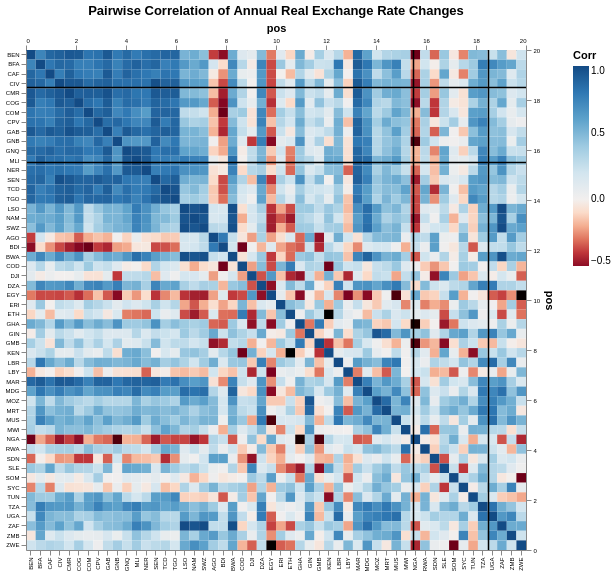

Source (notebook cell):
### Markdown cell above
## Correlation and diversification

The benefit of a pan-African pooling facility depends on how correlated real exchange rate movements are across countries. High within-group correlation (especially for EUR-linked countries sharing a common anchor) limits diversification, while low cross-group correlation enhances it.

### Code cell
# Correlation heatmap of annual H changes, ordered by regime
wide = hybrid.pivot(index='year', columns='country', values='fx_index')
returns = wide.pct_change().dropna()
corr = returns.corr()

# Order countries by regime
eur_countries = sorted([c for c in corr.columns if fx_regime.get(c) == 'EUR-linked'])
zar_countries = sorted([c for c in corr.columns if fx_regime.get(c) == 'ZAR-linked'])
flex_countries = sorted([c for c in corr.columns if c not in eur_countries + zar_countries])
ordered = eur_countries + zar_countries + flex_countries

# Melt to long format
corr_ordered = corr.loc[ordered, ordered]
corr_long = corr_ordered.reset_index().melt(id_vars='country', var_name='country2', value_name='correlation')
corr_long = corr_long.rename(columns={'country': 'country1'})

heatmap = alt.Chart(corr_long).mark_rect().encode(
    x=alt.X('country2:N', sort=ordered, title=None),
    y=alt.Y('country1:N', sort=ordered, title=None),
    color=alt.Color('correlation:Q',
                    scale=alt.Scale(scheme='redblue', domain=[-0.5, 1], domainMid=0),
                    title='Corr'),
    tooltip=['country1', 'country2', alt.Tooltip('correlation:Q', format='.2f')]
).properties(width=500, height=500, title='Pairwise Correlation of Annual Real Exchange Rate Changes')

# Regime boundary lines
n_eur = len(eur_countries)
n_zar = len(zar_countries)

boundary_data = pd.DataFrame({'pos': [n_eur - 0.5, n_eur + n_zar - 0.5]})
vrules = alt.Chart(boundary_data).mark_rule(color='black', strokeWidth=1.5).encode(x='pos:Q')
hrules = alt.Chart(boundary_data).mark_rule(color='black', strokeWidth=1.5).encode(y='pos:Q')

(heatmap + vrules + hrules).configure_axis(labelFontSize=6)

### Figure 1 — Vega-Lite specification as saved in the notebook (floating-point values rounded to 4 significant figures; data arrays with more than 128 entries replaced by an {"elided": "..."} marker saying what was removed)
{"config": {"view": {"continuousWidth": 300, "continuousHeight": 300}, "axis": {"labelFontSize": 6}}, "layer": [{"data": {"name": "data-a76c3937372bf16f884e0f2c8e82ab0b"}, "mark": {"type": "rect"}, "encoding": {"color": {"field": "correlation", "scale": {"domain": [-0.5, 1], "domainMid": 0, "scheme": "redblue"}, "title": "Corr", "type": "quantitative"}, "tooltip": [{"field": "country1", "type": "nominal"}, {"field": "country2", "type": "nominal"}, {"field": "correlation", "format": ".2f", "type": "quantitative"}], "x": {"field": "country2", "sort": ["BEN", "BFA", "CAF", "CIV", "CMR", "COG", "COM", "CPV", "GAB", "GNB", "GNQ", "MLI", "NER", "SEN", "TCD", "TGO", "LSO", "NAM", "SWZ", "AGO", "BDI", "BWA", "COD", "DJI", "DZA", "EGY", "ERI", "ETH", "GHA", "GIN", "GMB", "KEN", "LBR", "LBY", "MAR", "MDG", "MOZ", "MRT", "MUS", "MWI", "NGA", "RWA", "SDN", "SLE", "SOM", "SYC", "TUN", "TZA", "UGA", "ZAF", "ZMB", "ZWE"], "title": null, "type": "nominal"}, "y": {"field": "country1", "sort": ["BEN", "BFA", "CAF", "CIV", "CMR", "COG", "COM", "CPV", "GAB", "GNB", "GNQ", "MLI", "NER", "SEN", "TCD", "TGO", "LSO", "NAM", "SWZ", "AGO", "BDI", "BWA", "COD", "DJI", "DZA", "EGY", "ERI", "ETH", "GHA", "GIN", "GMB", "KEN", "LBR", "LBY", "MAR", "MDG", "MOZ", "MRT", "MUS", "MWI", "NGA", "RWA", "SDN", "SLE", "SOM", "SYC", "TUN", "TZA", "UGA", "ZAF", "ZMB", "ZWE"], "title": null, "type": "nominal"}}, "title": "Pairwise Correlation of Annual Real Exchange Rate Changes"}, {"data": {"name": "data-fd675f7f2cf415298bcf4fe7808af474"}, "mark": {"type": "rule", "color": "black", "strokeWidth": 1.5}, "encoding": {"x": {"field": "pos", "type": "quantitative"}}}, {"data": {"name": "data-fd675f7f2cf415298bcf4fe7808af474"}, "mark": {"type": "rule", "color": "black", "strokeWidth": 1.5}, "encoding": {"y": {"field": "pos", "type": "quantitative"}}}], "height": 500, "width": 500, "$schema": "https://vega.github.io/schema/vega-lite/v5.20.1.json", "datasets": {"data-a76c3937372bf16f884e0f2c8e82ab0b": {"elided": "2704 records"}, "data-fd675f7f2cf415298bcf4fe7808af474": [{"pos": 15.5}, {"pos": 18.5}]}}
